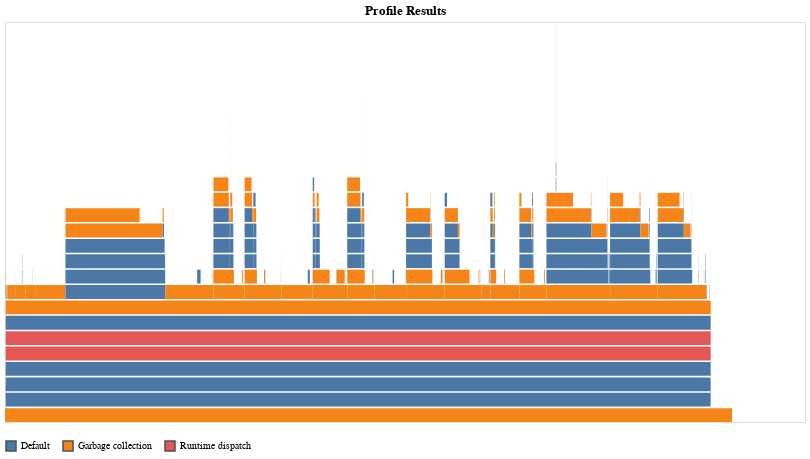

Source (notebook cell):
### Code cell
using Profile, ProfileSVG, ProfileVega
@profile main("/home/debr/codejams/julia/work/2017/WF/B.in")
Profile.clear()
@profile main("/home/debr/codejams/julia/work/2017/WF/B.in2b")
ProfileVega.view()

### Figure 1 — Vega-Lite specification as saved in the notebook (floating-point values rounded to 4 significant figures; data arrays with more than 128 entries replaced by an {"elided": "..."} marker saying what was removed)
{"data": {"values": {"elided": "363 records"}}, "encoding": {"color": {"field": "status", "legend": {"orient": "bottom", "title": null}, "type": "nominal"}, "fillOpacity": {"condition": [{"selection": "highlight", "value": 0.6}, {"selection": "select", "value": 0.5}], "value": 1}, "strokeWidth": {"condition": [{"selection": "highlight", "value": 0.5}, {"selection": "select", "value": 0.5}], "value": 0}, "tooltip": {"field": "sf", "type": "nominal"}, "x": {"axis": null, "field": "x1", "type": "quantitative"}, "x2": {"field": "x2", "type": "quantitative"}, "y": {"axis": null, "field": "level", "type": "quantitative"}, "y2": {"field": "level2", "type": "quantitative"}}, "height": 400, "mark": {"stroke": "#505050", "type": "rect"}, "selection": {"grid": {"bind": "scales", "type": "interval"}, "highlight": {"empty": "none", "on": "mouseover", "type": "single"}, "select": {"empty": "none", "type": "multi"}}, "title": "Profile Results", "transform": [{"as": "level2", "calculate": "datum.level+0.9"}], "width": 800}
